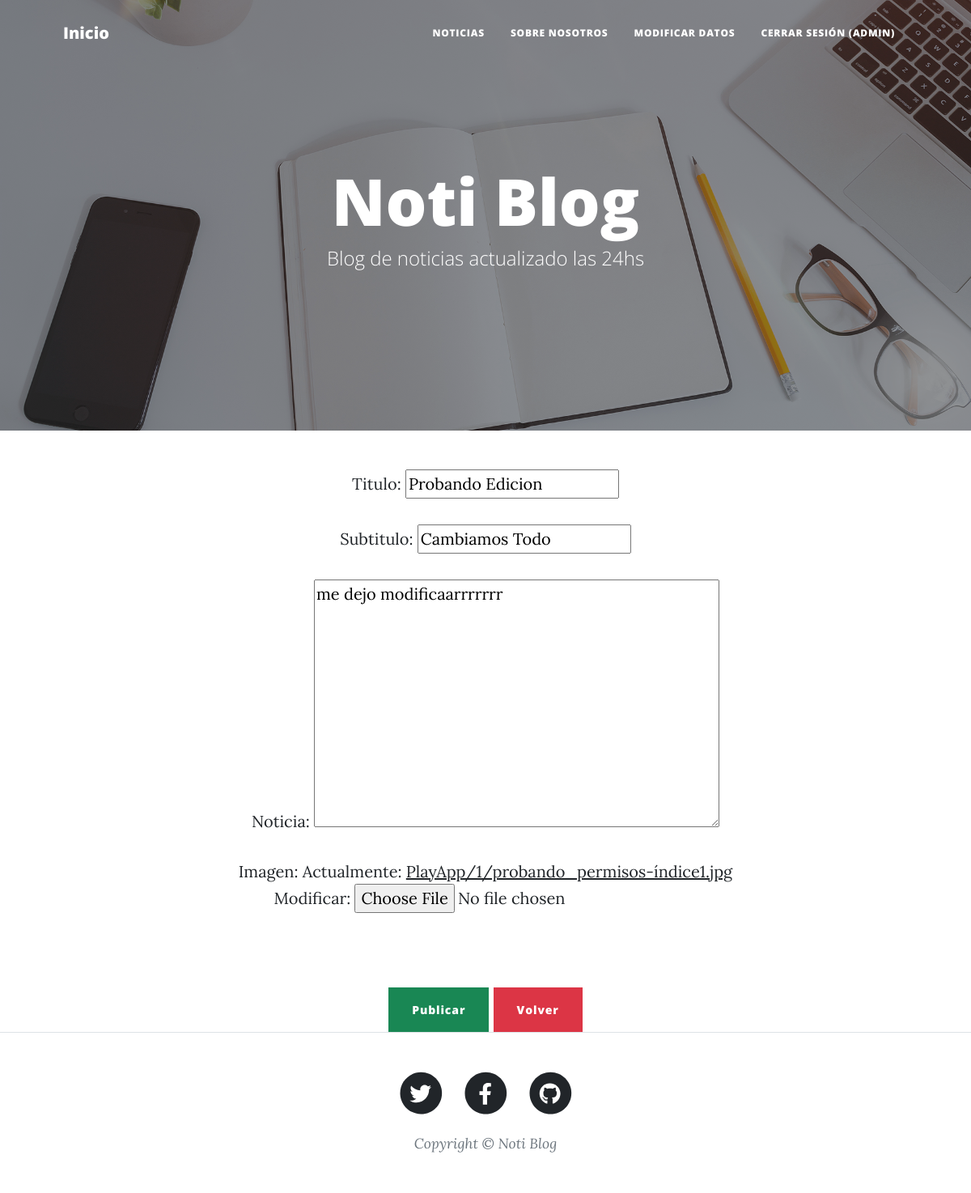
The page /PlayApp/admin-probando-permisos/publicaciones_update/ (signed in) on the database its author committed.
### PlayApp/models.py (models this page shows, shortened)
class Usuario(AbstractBaseUser):
    TIPO_USUARIO = [
        ("ADMIN","Admin"),
        ("LECTOR","Lector"),
        ("AUTOR","Autor"),
    ]
    username = models.CharField(max_length=40, unique=True)
    nombre = models.CharField(max_length=40)
    apellido = models.CharField(max_length=40)
    email = models.EmailField(max_length=254, verbose_name="email", unique=True)
    tipo = models.CharField(max_length=6, choices=TIPO_USUARIO, default="")
    date_joined = models.DateTimeField(verbose_name="Fecha de Registro", auto_now_add=True)
    last_login = models.DateTimeField(verbose_name="Ultima Conexión", auto_now=True)
    is_admin = models.BooleanField(default=False)
    is_active = models.BooleanField(default=True)
    is_staff = models.BooleanField(default=False)
    is_superuser = models.BooleanField(default=False)
    USERNAME_FIELD = "username" #Buscar si se puede poner que sea nombre de usuario o email, que de la opcion de loguear ocn cualquiera de los dos.
    REQUIRED_FIELDS = ["nombre", "apellido", "email", "tipo"]
    objects = Manager_Usuario()

class Publicacion(models.Model):
    titulo = models.CharField(max_length=50, null=False, blank=False)
    autor = models.ForeignKey(settings.AUTH_USER_MODEL, on_delete=models.CASCADE)
    subtitulo = models.CharField(max_length=100, null=False, blank=False)
    noticia = RichTextField(max_length=5000)
    imagen = models.ImageField(upload_to=upload_location, null=False, blank=False)
    fecha_publi= models.DateTimeField(auto_now_add=True, verbose_name="fecha publicación")
    fecha_actualizacion = models.DateTimeField(auto_now=True, verbose_name="fecha actualización")
    slug = models.SlugField(blank=True, unique=True)

### PlayApp/views.py (the view, shortened to what this page needs)
# urls.py: path("<slug>/publicaciones_update/", views.update_publicacion, name = "Update Publicaciones"),
@login_required
def update_publicacion(request, slug):
    contexto = {}
    usuario = request.user
    publicacion = get_object_or_404(Publicacion, slug=slug)
    if publicacion.autor != usuario:
        return HttpResponse('Esta publicación no le pertenece, por lo tanto no puede modificarla!')
    formulario_p = UpdatePublicacionForm(
            initial = {
                    "titulo": publicacion.titulo,
                    "subtitulo": publicacion.subtitulo,
                    "noticia": publicacion.noticia,
                    "imagen": publicacion.imagen,
            }
        )
    contexto['formulario_p'] = formulario_p
    return render(request, 'PlayApp/T04.4-publicaciones_update.html', contexto)

### PlayApp/forms.py (shortened to what this page needs)
class UpdatePublicacionForm(forms.ModelForm):
    class Meta:
        model = Publicacion
        fields = ("titulo","subtitulo", "noticia", "imagen")

### PlayApp/Templates/PlayApp/T04.4-publicaciones_update.html (shortened to what this page needs)
{% extends "PlayApp/T01-view.html" %}
{% load static %}
{% block ContenidoTemplate %}
<body style="text-align:center">
    <form action="" method="POST" enctype="multipart/form-data">{% csrf_token %}
        <p>
            {{formulario_p.as_p|safe}}
        </p>
        <br><br><input class="btn btn-success" type="submit" value="Publicar"> <input class="btn btn-danger" type="button" value="Volver" onclick="history.back()">
    </form>
</body>
{% endblock %}

### PlayApp/Templates/PlayApp/T01-view.html (shortened to what this page needs)
<!DOCTYPE html>
<html lang="es">
    <head>
        {% load static %}
        <link href="{% static 'PlayApp/css/styles.css' %}" rel="stylesheet" />
    </head>
    <body>
        <nav class="navbar navbar-expand-lg navbar-light" id="mainNav">
            <div class="container px-4 px-lg-5">
                <a class="navbar-brand" href="{% url 'Inicio' %}">Inicio</a>
                <div class="collapse navbar-collapse" id="navbarResponsive">
                    <ul class="navbar-nav ms-auto py-4 py-lg-0">
                        <li class="nav-item"><a class="nav-link px-lg-3 py-3 py-lg-4" href="{% url 'Publicaciones' %}">Noticias</a></li>
                        <li class="nav-item"><a class="nav-link px-lg-3 py-3 py-lg-4" href="{% url 'Sobre Nosotros' %}">Sobre Nosotros</a></li>
                        {% if request.user.is_authenticated %}
                            <li class="nav-item"><a class="nav-link px-lg-3 py-3 py-lg-4" href="{% url 'Usuario Update' %}">Modificar Datos</a></li>
                            <li class="nav-item"><a class="nav-link px-lg-3 py-3 py-lg-4" href="{% url 'Usuario Logout' %}">Cerrar sesión ({{request.user.username}})</a></li>
                        {% else %}
                            <li class="nav-item"><a class="nav-link px-lg-3 py-3 py-lg-4" href="{% url 'Usuario' %}">Ingrese</a></li>
                        {% endif %}
                    </ul>
                </div>
            </div>
        </nav>
        <header class="masthead" style="background-image: url('/static/PlayApp/assets/img/home-bg.jpg' )">
            <div class="container position-relative px-4 px-lg-5">
                <div class="row gx-4 gx-lg-5 justify-content-center">
                    <div class="col-md-10 col-lg-8 col-xl-7">
                        <div class="site-heading">
                            <h1>Noti Blog</h1>
                            <span class="subheading">Blog de noticias actualizado las 24hs</span>
                        </div>
                    </div>
                </div>
            </div>
        </header>
       {% block ContenidoTemplate %}
       {% endblock %}
        <footer class="border-top">
            <div class="container px-4 px-lg-5">
                <div class="row gx-4 gx-lg-5 justify-content-center">
                    <div class="col-md-10 col-lg-8 col-xl-7">
                        <ul class="list-inline text-center">
                            <li class="list-inline-item">
                                <a href="#!">
                                    <span class="fa-stack fa-lg">
                                        <i class="fas fa-circle fa-stack-2x"></i>
                                        <i class="fab fa-twitter fa-stack-1x fa-inverse"></i>
                                    </span>
                                </a>
                            </li>
                            <li class="list-inline-item">
                                <a href="#!">
                                    <span class="fa-stack fa-lg">
                                        <i class="fas fa-circle fa-stack-2x"></i>
                                        <i class="fab fa-facebook-f fa-stack-1x fa-inverse"></i>
                                    </span>
                                </a>
                            </li>
                            <li class="list-inline-item">
                                <a href="#!">
                                    <span class="fa-stack fa-lg">
                                        <i class="fas fa-circle fa-stack-2x"></i>
                                        <i class="fab fa-github fa-stack-1x fa-inverse"></i>
                                    </span>
                                </a>
                            </li>
                        </ul>
                        <div class="small text-center text-muted fst-italic">Copyright &copy; Noti Blog</div>
                    </div>
                </div>
            </div>
        </footer>
    </body>
</html>

### rows shown on the page
Usuario: user.username "ADMIN"
Publicacion: titulo "Probando Edicion", subtitulo "Cambiamos Todo", noticia "me dejo modificaarrrrrrr"
